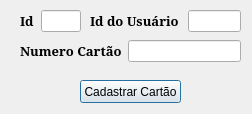
<?xml version="1.0" encoding="UTF-8"?>
<ui version="4.0">
 <class>cadastro_cartao</class>
 <widget class="QDialog" name="cadastro_cartao">
  <property name="geometry">
   <rect>
    <x>0</x>
    <y>0</y>
    <width>252</width>
    <height>114</height>
   </rect>
  </property>
  <property name="windowTitle">
   <string>Dialog</string>
  </property>
  <widget class="QPushButton" name="cadastrocartao">
   <property name="geometry">
    <rect>
     <x>80</x>
     <y>80</y>
     <width>101</width>
     <height>23</height>
    </rect>
   </property>
   <property name="text">
    <string>Cadastrar Cartão</string>
   </property>
  </widget>
  <widget class="QWidget" name="">
   <property name="geometry">
    <rect>
     <x>20</x>
     <y>10</y>
     <width>61</width>
     <height>22</height>
    </rect>
   </property>
   <layout class="QHBoxLayout" name="horizontalLayout">
    <item>
     <widget class="QLabel" name="label">
      <property name="font">
       <font>
        <family>MS Serif</family>
        <pointsize>10</pointsize>
        <weight>75</weight>
        <bold>true</bold>
       </font>
      </property>
      <property name="text">
       <string>Id</string>
      </property>
     </widget>
    </item>
    <item>
     <widget class="QLineEdit" name="idc"/>
    </item>
   </layout>
  </widget>
  <widget class="QWidget" name="">
   <property name="geometry">
    <rect>
     <x>20</x>
     <y>40</y>
     <width>221</width>
     <height>22</height>
    </rect>
   </property>
   <layout class="QHBoxLayout" name="horizontalLayout_2">
    <item>
     <widget class="QLabel" name="label_2">
      <property name="font">
       <font>
        <family>MS Serif</family>
        <pointsize>10</pointsize>
        <weight>75</weight>
        <bold>true</bold>
       </font>
      </property>
      <property name="text">
       <string>Numero Cartão</string>
      </property>
     </widget>
    </item>
    <item>
     <widget class="QLineEdit" name="n_cartao"/>
    </item>
   </layout>
  </widget>
  <widget class="QWidget" name="">
   <property name="geometry">
    <rect>
     <x>90</x>
     <y>10</y>
     <width>151</width>
     <height>22</height>
    </rect>
   </property>
   <layout class="QHBoxLayout" name="horizontalLayout_3">
    <item>
     <widget class="QLabel" name="label_3">
      <property name="font">
       <font>
        <family>MS Serif</family>
        <pointsize>10</pointsize>
        <weight>75</weight>
        <bold>true</bold>
       </font>
      </property>
      <property name="text">
       <string>Id do Usuário </string>
      </property>
     </widget>
    </item>
    <item>
     <widget class="QLineEdit" name="id_user"/>
    </item>
   </layout>
  </widget>
 </widget>
 <resources/>
 <connections/>
</ui>
